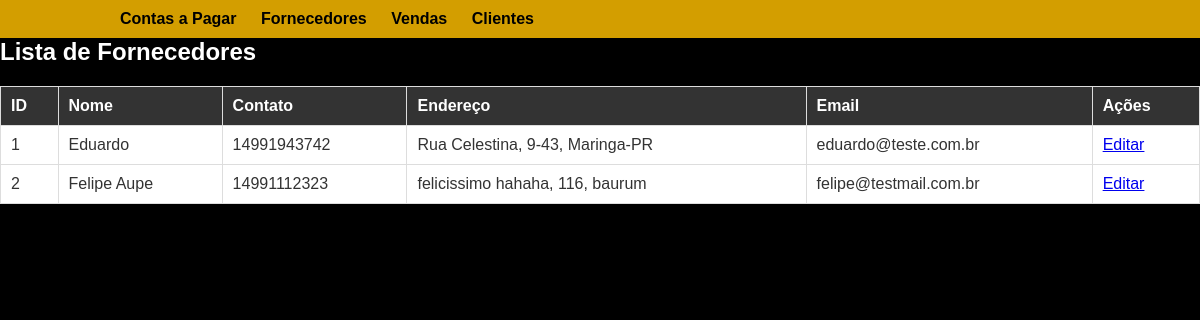
/fornecedores, run on an earlier commit of the app's database.
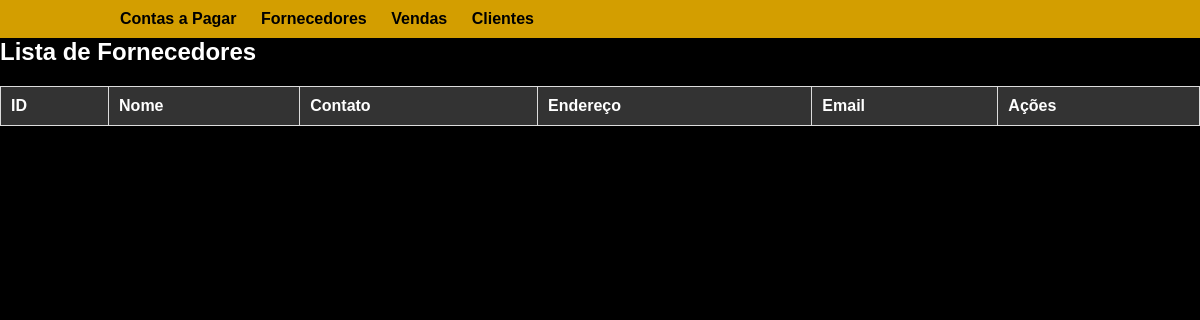
And on a later commit of the database.
### models/__init__.py (models this page shows, shortened)
class Fornecedores(db.Model):
    id_fornecedor = db.Column(db.Integer, primary_key=True)
    nome_fornecedor = db.Column(db.String(100), nullable=False)
    contato_fornecedor = db.Column(db.String(50))
    endereco_fornecedor = db.Column(db.String(200))
    email_fornecedor = db.Column(db.String(50))

### routes/fornecedores.py (the view)
@fornecedores_bp.route('/fornecedores', methods=['GET', 'POST'])
def listar_fornecedores():
    form = FornecedorForm()
    fornecedores = Fornecedores.query.all()
    return render_template('fornecedores/fornecedores.html',
                           fornecedores=fornecedores,
                           form=form)

### templates/fornecedores/fornecedores.html
{% extends 'layout.html' %}
{% block content %}
    <h2>Lista de Fornecedores</h2>
    <table class="table">
        <thead>
            <tr>
                <th>ID</th>
                <th>Nome</th>
                <th>Contato</th>
                <th>Endereço</th>
                <th>Email</th>
                <th>Ações</th>
            </tr>
        </thead>
        <tbody>
            {% for fornecedor in fornecedores %}
                <tr>
                    <td>{{ fornecedor.id_fornecedor }}</td>
                    <td>{{ fornecedor.nome_fornecedor }}</td>
                    <td>{{ fornecedor.contato_fornecedor }}</td>
                    <td>{{ fornecedor.endereco_fornecedor }}</td>
                    <td>{{ fornecedor.email_fornecedor }}</td>
                    <td>
                        <a href="{{ url_for('fornecedores.editar_fornecedor', id=fornecedor.id_fornecedor) }}">Editar</a>
                    </td>
                </tr>
            {% endfor %}
        </tbody>
    </table>
{% endblock %}

### templates/layout.html (shortened to what this page needs)
<!DOCTYPE html>
<html lang="en">
<head>
    <link rel="stylesheet" href="{{ url_for('static', filename='css/style.css') }}">
</head>
<body>
    <nav class="navbar">
        <div class="container">
            <ul class="nav">
                <li class="submenu">
                    <a href="{{ url_for('contas_pagar.listar_contas_pagar') }}">Contas a Pagar</a>
                </li>
                <li class="submenu">
                    <a href="{{ url_for('fornecedores.listar_fornecedores') }}">Fornecedores</a>
                </li>
                <li class="submenu">
                    <a href="{{ url_for('vendas.listar_vendas') }}">Vendas</a>
                </li>
                <li class="submenu">
                    <a href="{{ url_for('clientes.listar_clientes') }}">Clientes</a>
                </li>
            </ul>
        </div>
    </nav>
    <div class="conteudo">
        {% block content %}{% endblock %}
    </div>
</body>
</html>

### static/css/style.css (style rules this page uses)
body, h1, h2, h3, p, ul, li { margin: 0; padding: 0; }
body { font-family: Arial, sans-serif; background-color: #000; color: #fff; margin: 0; padding: 0; }
.container { width: 80%; margin: 0 auto; }
nav { background-color: rgba(253, 190, 0, 0.835); padding: 10px 0; }
nav ul { list-style-type: none; }
nav ul li { display: inline; margin-right: 20px; }
nav a { color: #000; text-decoration: none; font-weight: bold; }
.submenu { position: relative; }
.table { width: 100%; border-collapse: collapse; margin-top: 20px; font-family: 'Arial', sans-serif; }
.table th, .table td { border: 1px solid #ddd; padding: 10px; text-align: left; font-family: 'Arial', sans-serif; }
.table th { background-color: #333; color: #fff; }

What changed in the data, as far as the page shows it:
removed Fornecedores: id_fornecedor "1", nome_fornecedor "Eduardo", contato_fornecedor "14991943742", endereco_fornecedor "Rua Celestina, 9-43, Maringa-PR", email_fornecedor "eduardo@teste.com.br"
removed Fornecedores: id_fornecedor "2", nome_fornecedor "Felipe Aupe", contato_fornecedor "14991112323", endereco_fornecedor "felicissimo hahaha, 116, baurum", email_fornecedor "felipe@testmail.com.br"
